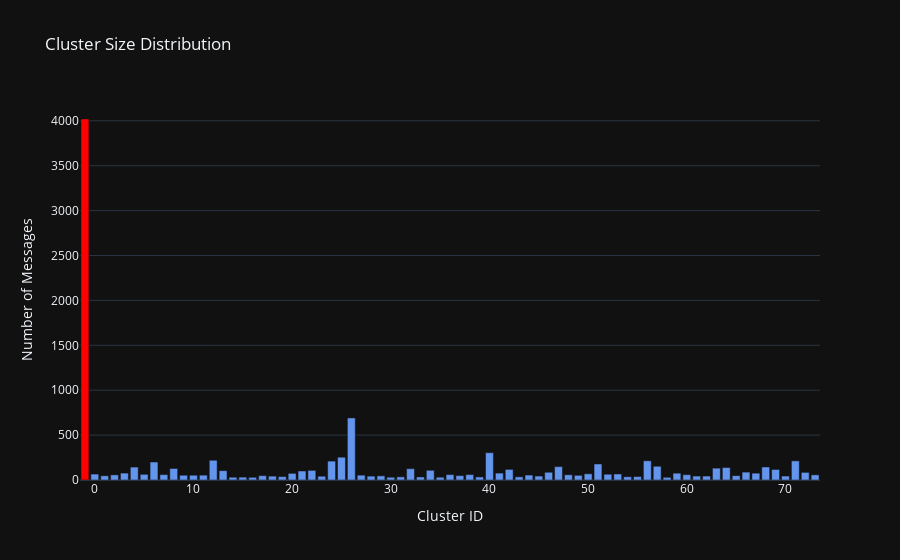

This figure's notebook cell:
### Code cell
# Count messages per cluster (excluding Noise -1 if you want)
cluster_counts = df_clean['topic_cluster'].value_counts().reset_index()
cluster_counts.columns = ['topic_cluster', 'count']

# Sort by cluster ID or size
cluster_counts = cluster_counts.sort_values('count', ascending=False)

fig = px.bar(
    cluster_counts,
    x='topic_cluster',
    y='count',
    title="Cluster Size Distribution",
    labels={'topic_cluster': 'Cluster ID', 'count': 'Number of Messages'},
    template="plotly_dark"
)

# Optional: Highlight the "Noise" cluster (-1) if it exists
fig.update_traces(marker_color=['red' if x == -1 else 'cornflowerblue' for x in cluster_counts['topic_cluster']])

fig.show()

### Figure 1 — Plotly figure (JSON) as saved in the notebook; plotly's stock layout.template omitted (floating-point values rounded to 4 significant figures)
{"data": [{"hovertemplate": "Cluster ID=%{x}<br>Number of Messages=%{y}<extra></extra>", "legendgroup": "", "marker": {"color": ["red", "cornflowerblue", "cornflowerblue", "cornflowerblue", "cornflowerblue", "cornflowerblue", "cornflowerblue", "cornflowerblue", "cornflowerblue", "cornflowerblue", "cornflowerblue", "cornflowerblue", "cornflowerblue", "cornflowerblue", "cornflowerblue", "cornflowerblue", "cornflowerblue", "cornflowerblue", "cornflowerblue", "cornflowerblue", "cornflowerblue", "cornflowerblue", "cornflowerblue", "cornflowerblue", "cornflowerblue", "cornflowerblue", "cornflowerblue", "cornflowerblue", "cornflowerblue", "cornflowerblue", "cornflowerblue", "cornflowerblue", "cornflowerblue", "cornflowerblue", "cornflowerblue", "cornflowerblue", "cornflowerblue", "cornflowerblue", "cornflowerblue", "cornflowerblue", "cornflowerblue", "cornflowerblue", "cornflowerblue", "cornflowerblue", "cornflowerblue", "cornflowerblue", "cornflowerblue", "cornflowerblue", "cornflowerblue", "cornflowerblue", "cornflowerblue", "cornflowerblue", "cornflowerblue", "cornflowerblue", "cornflowerblue", "cornflowerblue", "cornflowerblue", "cornflowerblue", "cornflowerblue", "cornflowerblue", "cornflowerblue", "cornflowerblue", "cornflowerblue", "cornflowerblue", "cornflowerblue", "cornflowerblue", "cornflowerblue", "cornflowerblue", "cornflowerblue", "cornflowerblue", "cornflowerblue", "cornflowerblue", "cornflowerblue", "cornflowerblue", "cornflowerblue"], "pattern": {"shape": ""}}, "name": "", "orientation": "v", "showlegend": false, "textposition": "auto", "x": [-1, 26, 40, 25, 12, 56, 71, 24, 6, 51, 57, 47, 68, 4, 64, 63, 8, 32, 42, 69, 34, 22, 13, 21, 66, 46, 72, 41, 3, 59, 67, 20, 50, 53, 0, 52, 5, 7, 38, 36, 60, 48, 2, 73, 44, 27, 11, 9, 10, 49, 37, 17, 65, 1, 29, 61, 62, 70, 45, 28, 18, 23, 55, 19, 54, 31, 43, 33, 39, 15, 14, 30, 35, 16, 58], "xaxis": "x", "y": [4020, 691, 304, 254, 220, 214, 213, 210, 200, 178, 153, 149, 145, 144, 139, 132, 128, 126, 118, 117, 108, 107, 104, 100, 88, 86, 85, 77, 77, 76, 76, 74, 69, 67, 66, 64, 63, 60, 60, 60, 59, 58, 57, 57, 55, 54, 54, 53, 53, 52, 49, 48, 48, 47, 46, 44, 44, 44, 44, 43, 43, 42, 38, 38, 36, 35, 35, 34, 34, 32, 31, 31, 31, 30, 30], "yaxis": "y", "type": "bar"}], "layout": {"xaxis": {"anchor": "y", "domain": [0.0, 1.0], "title": {"text": "Cluster ID"}}, "yaxis": {"anchor": "x", "domain": [0.0, 1.0], "title": {"text": "Number of Messages"}}, "legend": {"tracegroupgap": 0}, "title": {"text": "Cluster Size Distribution"}, "barmode": "relative"}}
